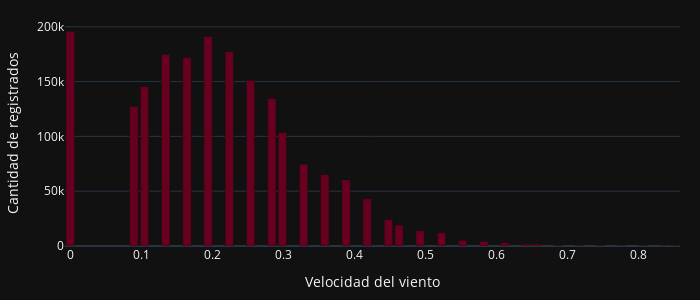

Source (notebook cell):
### Markdown cell above
No vemos un patrón en la distribución de los datos.

### Code cell
velocidad = new_bike_train.groupby('windspeed').sum()
fig = px.bar(y=velocidad.cnt, x=velocidad.index,color_discrete_sequence=px.colors.sequential.RdBu, template='plotly_dark')
fig.update_layout(height=300, width=700, margin=dict(l=20, r=20, t=20, b=20))
fig.update_xaxes(title_text="Velocidad del viento")
fig.update_yaxes(title_text="Cantidad de registrados")
fig.show()

### Figure 1 — Plotly figure (JSON) as saved in the notebook; plotly's stock layout.template omitted (floating-point values rounded to 4 significant figures)
{"data": [{"alignmentgroup": "True", "hovertemplate": "x=%{x}<br>y=%{y}<extra></extra>", "legendgroup": "", "marker": {"color": "rgb(103,0,31)", "pattern": {"shape": ""}}, "name": "", "offsetgroup": "", "orientation": "v", "showlegend": false, "textposition": "auto", "type": "bar", "x": [0, 0.0896, 0.1045, 0.1343, 0.1642, 0.194, 0.2239, 0.2537, 0.2836, 0.2985, 0.3284, 0.3582, 0.3881, 0.4179, 0.4478, 0.4627, 0.4925, 0.5224, 0.5522, 0.5821, 0.6119, 0.6418, 0.6567, 0.6866, 0.7164, 0.7463, 0.7761, 0.806, 0.8358, 0.8507], "xaxis": "x", "y": [195856, 127213, 145466, 174692, 171842, 191073, 177336, 151209, 134633, 103602, 74636, 65192, 60192, 43080, 24137, 19104, 14013, 11957, 5104, 4201, 2930, 1719, 1797, 589, 281, 360, 5, 207, 16, 539], "yaxis": "y"}], "layout": {"barmode": "relative", "height": 300, "legend": {"tracegroupgap": 0}, "margin": {"b": 20, "l": 20, "r": 20, "t": 20}, "width": 700, "xaxis": {"anchor": "y", "domain": [0, 1], "title": {"text": "Velocidad del viento"}}, "yaxis": {"anchor": "x", "domain": [0, 1], "title": {"text": "Cantidad de registrados"}}}}
